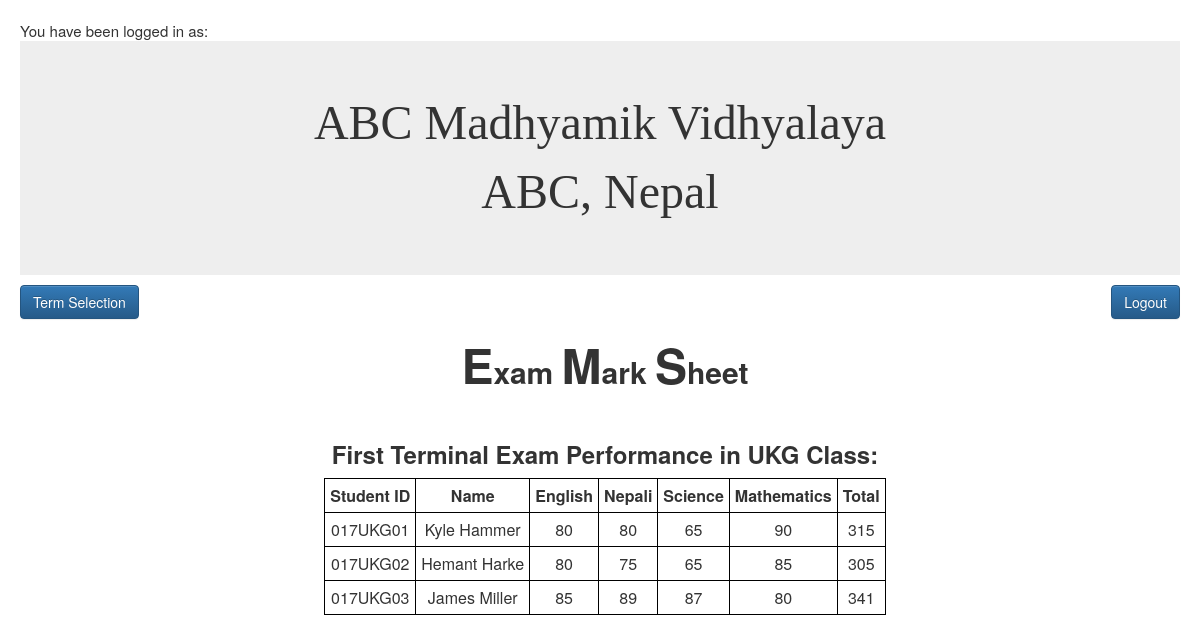
The page /marksiukg.php on the database its author committed.
### tables this page shows
CREATE TABLE `marks1` (
  `SN` int(11) NOT NULL,
  `student_id` varchar(15) NOT NULL,
  `English` int(11) NOT NULL,
  `Nepali` int(11) NOT NULL,
  `Science` int(11) NOT NULL,
  `Math` int(11) NOT NULL,
  `Social` int(11) DEFAULT NULL,
  `Computer` int(11) DEFAULT NULL
);

CREATE TABLE `studentinfo` (
  `student_id` varchar(15) NOT NULL,
  `fname` varchar(30) NOT NULL,
  `mname` varchar(30) DEFAULT NULL,
  `lname` varchar(30) NOT NULL,
  `gender` enum('M','F') NOT NULL,
  `dobad` date NOT NULL,
  `dobbs` date NOT NULL,
  `doa` date NOT NULL,
  `email` varchar(30) NOT NULL,
  `adgrade` varchar(15) NOT NULL,
  `rollno` int(11) NOT NULL,
  `address_temp_street` varchar(30) DEFAULT NULL,
  `address_temp_ward` int(11) DEFAULT NULL,
  `address_temp_vdcmun` varchar(30) DEFAULT NULL,
  `address_temp_district` varchar(20) DEFAULT NULL,
  `address_temp_zone` varchar(20) DEFAULT NULL,
  `address_temp_country` varchar(20) DEFAULT NULL,
  `address_per_street` varchar(20) NOT NULL,
  `address_per_ward` int(11) NOT NULL,
  `address_per_vdcmun` varchar(20) NOT NULL,
  `address_per_district` varchar(20) NOT NULL,
  `address_per_zone` varchar(20) NOT NULL,
  `address_per_country` varchar(20) NOT NULL
);

### marksiukg.php (the view, shortened to what this page needs)
<html>
<head>
<link rel="stylesheet" href="bootstrap-3.3.7-dist/css/bootstrap.min.css"/>
<link rel="stylesheet" href="bootstrap-3.3.7-dist/css/bootstrap-theme.min.css">
<link id="theme-style" rel="stylesheet" href="css/style.css">
</head>
<body>
<div class="jumbotron"><center><font face="Analecta" size="13">ABC Madhyamik Vidhyalaya</font><br><font face="Analecta" size="10">ABC, Nepal</font></center></div>
<a href="termsel.php" class="btn btn-primary" role="button" target="_top">Term Selection</a>
<a href="logout.php" class="btn btn-primary pull-right" role="button"  target="_top">Logout</a>
<div class="container">
<h2 style="text-align: center;"><font size="16">E</font>xam <font size="16">M</font>ark <font size="16">S</font>heet</h2>
    <h3 style="margin-top: 50px; text-align: center;">First Terminal Exam Performance in UKG Class:</h3>
<?php
include_once('control.php');
$qry="SELECT *,(marks1.English + marks1.Nepali + marks1.Science + marks1.Math) AS total FROM studentinfo INNER JOIN marks1 ON studentinfo.student_id = marks1.student_id WHERE studentinfo.adgrade='UKG'";
$result = mysqli_query($db,$qry);
if ($result->num_rows> 0) {
         echo "<center><table><tr><th>Student ID</th><th>Name</th><th>English</th><th>Nepali</th><th>Science</th><th>Mathematics</th><th>Total</th></tr>";
     while($row =  $result->fetch_assoc()) {
        echo "<tr><td>". $row["student_id"]. "</td><td>" .$row["fname"]. " " . $row["mname"]. " " . $row["lname"] . "</td><td>".$row["English"]. "</td><td>".$row["Nepali"]. "</td><td>".$row["Science"]. "</td><td>".$row["Math"]."</td><td>".$row['total']."</td></tr>";
     }
        echo "</table></center>";
} else {
     echo "0 results";
}
?>
</div>

### css/style.css (style rules this page uses)
html, body { position: relative; height: 100%; font-size: 15px; padding: 10px; -webkit-font-smoothing: antialiased; -moz-osx-font-smoothing: grayscale; }
h1,h2,h3,h4,h5,h6 { font-weight: 700; }
a { color: #CB4335; -webkit-transition: all 0.4s ease-in-out; -moz-transition: all 0.4s ease-in-out; -ms-transition: all 0.4s ease-in-out; -o-transition: all 0.4s ease-in-out; }
.jumbotron { margin-bottom: 10px; }

### marksiukg.php (style rules this page uses)
table, th, td { border: 1px solid black; text-align: center; padding: 5px; }

### rows shown on the page
marks1: student "017UKG01", studentinfo.fname "Kyle", studentinfo.lname "Hammer", English "80", Nepali "80", Science "65", Math "90", total "315"
marks1: student "017UKG02", studentinfo.fname "Hemant", studentinfo.lname "Harke", English "80", Nepali "75", Science "65", Math "85", total "305"
marks1: student "017UKG03", studentinfo.fname "James", studentinfo.lname "Miller", English "85", Nepali "89", Science "87", Math "80", total "341"
